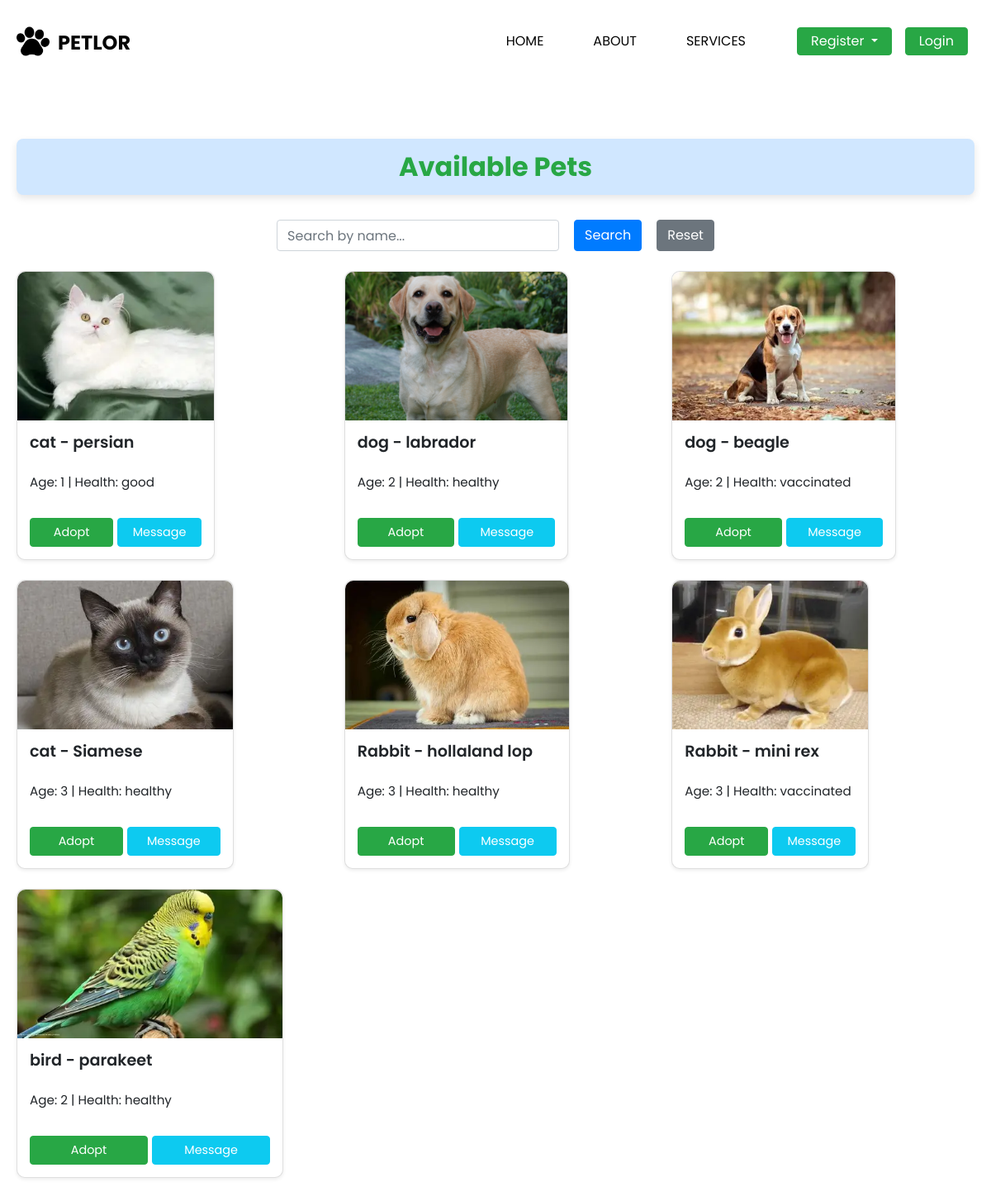
The page /view_pets/ on the database as committed earlier.
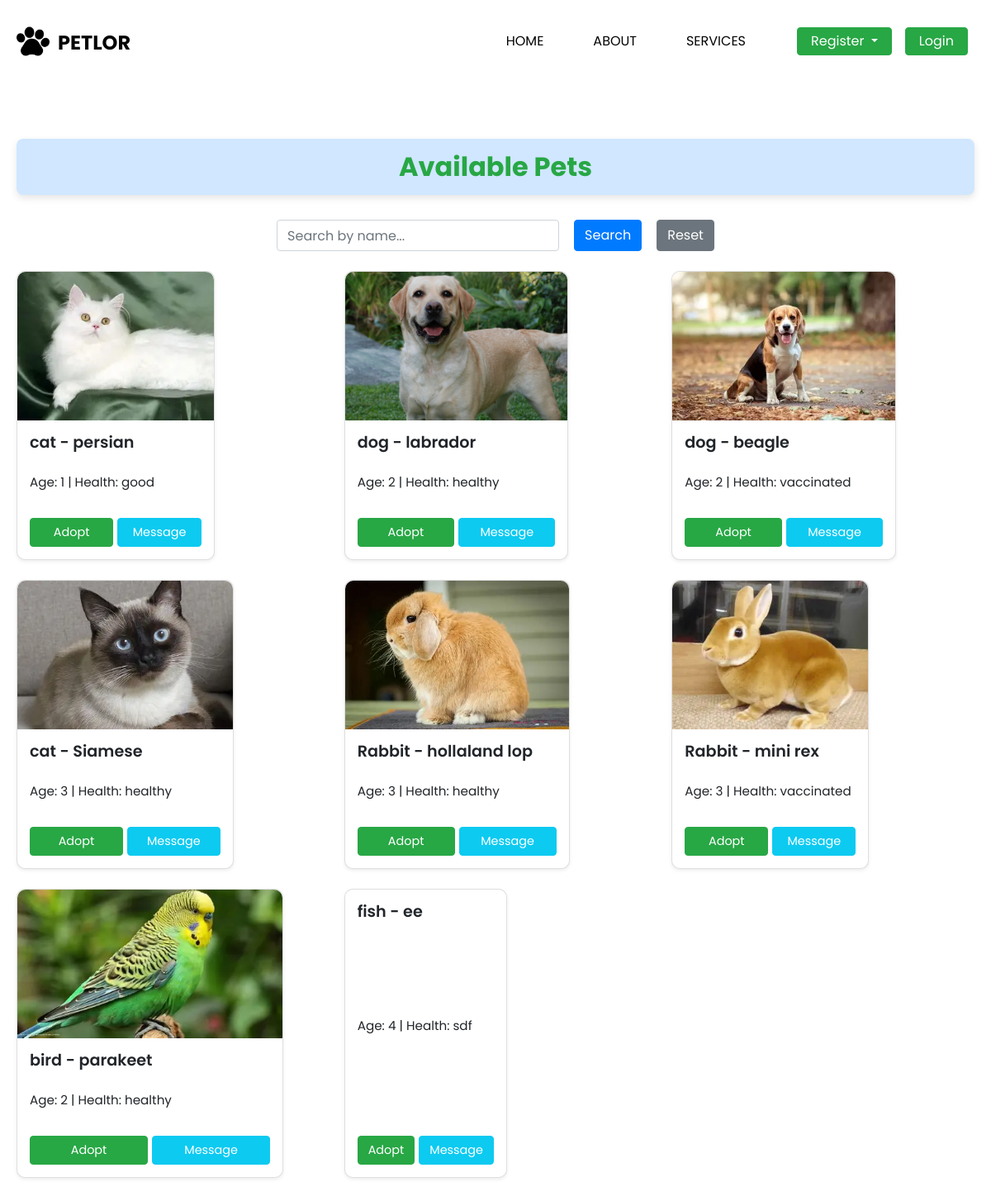
The same page on the database as committed later.
### usermanagement/models.py (models this page shows, shortened)
class Pet(models.Model):
    PET_CHOICES = [
        ('dog', 'Dog'),
        ('cat', 'Cat'),
        ('rabbit', 'Rabbit'),
        ('bird', 'Bird'),
    ]
    pet_id = models.CharField(max_length=10, unique=True, blank=True)
    shelter = models.ForeignKey(
        settings.AUTH_USER_MODEL,
        on_delete=models.CASCADE,
        limit_choices_to={'user_type': 'shelter'}
    )
    adopter = models.ForeignKey(
        settings.AUTH_USER_MODEL,
        on_delete=models.SET_NULL,
        blank=True,
        null=True,
        limit_choices_to={'user_type': 'adopter'},
        related_name='adopted_pets'
    )
    foster_home_name = models.CharField(max_length=150, blank=True, null=True)
    foster_home_id = models.CharField(max_length=50, blank=True, null=True)
    name = models.CharField(max_length=100)
    breed = models.CharField(max_length=100)
    age = models.PositiveIntegerField()
    health_status = models.TextField()
    image = models.ImageField(upload_to=pet_image_upload_path, blank=True, null=True)
    created_at = models.DateTimeField(auto_now_add=True)
    updated_at = models.DateTimeField(auto_now=True)
    type = models.CharField(max_length=10, choices=PET_CHOICES, default='dog')  # new field

### usermanagement/views.py (the view)
# urls.py: path('view_pets/', views.view_pets, name='view_pets'),
def view_pets(request):
    query = request.GET.get('search', '')
    if query:
        pets = Pet.objects.filter(name__icontains=query)
    else:
        pets = Pet.objects.all()
    return render(request, 'view_pets.html', {'pets': pets, 'query': query})

### usermanagement/templates/VIEW_PETS.HTML (shortened to what this page needs)
{% include 'header.html' %}
{% load static %}
<link rel="stylesheet" href="{% static 'css/view_pet.css' %}">
<div class="container mt-5">
    <h2>Available Pets</h2>
    <form method="get" class="form-inline mb-4">
        <input type="text" name="search" class="form-control mr-2" placeholder="Search by name..." value="{{ query }}">
        <button type="submit" class="btn btn-primary">Search</button>
        <a href="{% url 'view_pets' %}" class="btn btn-secondary ml-2">Reset</a>
    </form>
    <div class="row">
        {% for pet in pets %}
        <div class="col-md-4 mb-4">
            <div class="card shadow-sm">
                {% if pet.image %}
                    <img src="{{ pet.image.url }}" class="card-img-top" alt="{{ pet.name }}">
                {% endif %}
                <div class="card-body">
                    <h5 class="card-title">{{ pet.name }} - {{ pet.breed }}</h5>
                    <p class="card-text">Age: {{ pet.age }} | Health: {{ pet.health_status }}</p>
                    <div class="d-flex justify-content-between">
                        <a href="{% url 'request_adoption' pet.id %}" class="btn btn-success">Adopt</a>
                        <a href="{% url 'chat_view' pet.id %}" class="btn btn-info">Message</a>
                    </div>
                </div>
            </div>
        </div>
        {% empty %}
            <p>No pets found.</p>
        {% endfor %}
    </div>
</div>

Rows that differ between the two databases and show on the page:
added Pet: name "fish", breed "ee", age "4", health_status "sdf"
